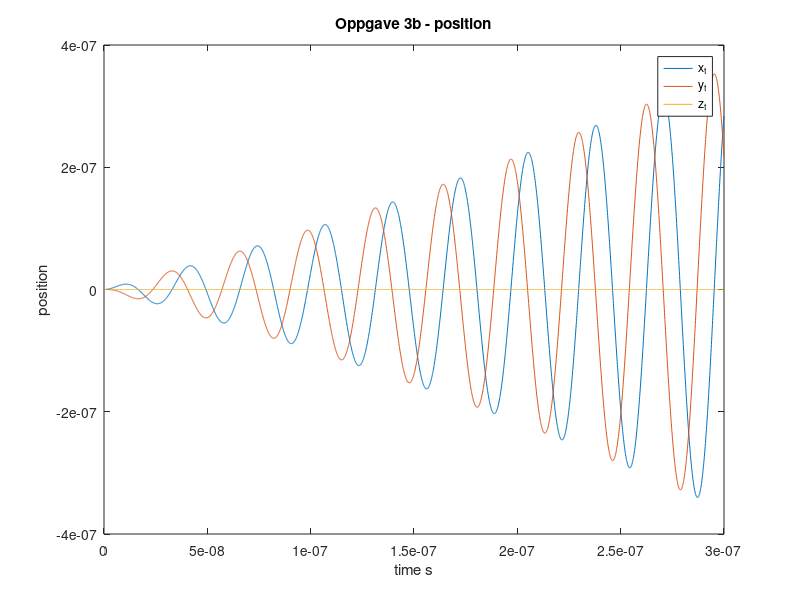
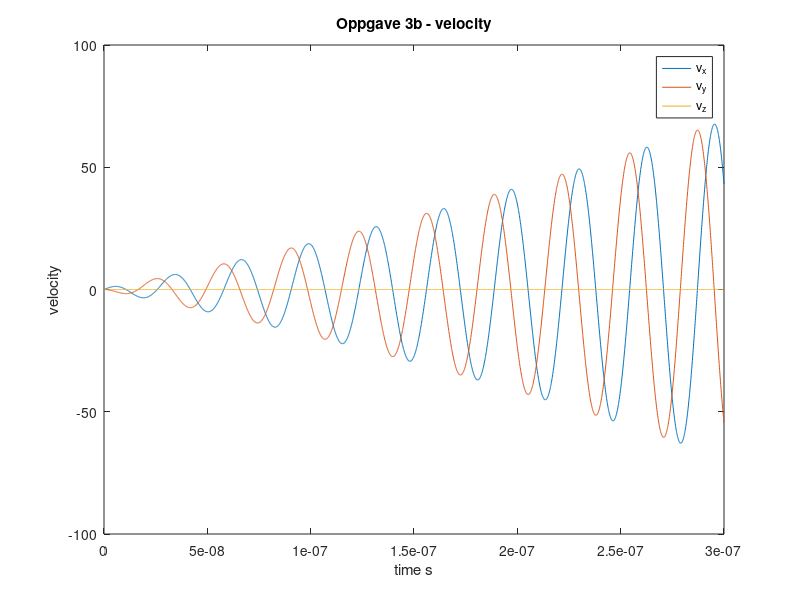

Write MATLAB code to recreate these figures, in order.

m_p = 1.67*10e-27;
e = 1.6*10e-19;
v0 = [0,0,0];
r0 = [0,0,0];
B = [0,0,2]; %B=(0,0,2T)
dt = 100e-12;
t0 = 0;
t1 = 300e-9;
t=t0:dt:t1;
r = r0;
v = v0;
E0 = [90/25 0 0 ];
E=E0;
Bs=sqrt(B(:,1)^2 + B(:,2)^2 +B(:,3)^2); 
omega = (e*Bs)/m_p;
r_d = 5e-2;

for i=2:length(t)
    
    F_B = e.*(cross(v(i-1,:),B));
    F_E = E.*e;
    F = F_E+F_B;
    a = F./m_p;
    v(i,:) = v(i-1,:) + a.*dt;
    r(i,:) = r(i-1,:) + v(i-1,:).*dt;
    if (r(i-1,1) <= r_d && r(i-1,1) >= -r_d)
        E = E0.*cos(omega*t(i).*[1 0 0]);
    else
        E = [0,0,0];
    end
end

figure()
plot(t,r(:,1), t,r(:,2), t, r(:, 3))
legend('x_t','y_t','z_t')
title('Oppgave 3b - position')
xlabel('time s'); ylabel('position')
figure()
plot(t,v(:,1), t,v(:,2), t, v(:, 3))
legend('v_x','v_y','v_z' )
title('Oppgave 3b - velocity')
xlabel('time s'); ylabel('velocity')

fart=sqrt(v(length(v)-1,1)^2+ v(length(v)-1,2)^2+v(length(v)-1,3)^2)
 
